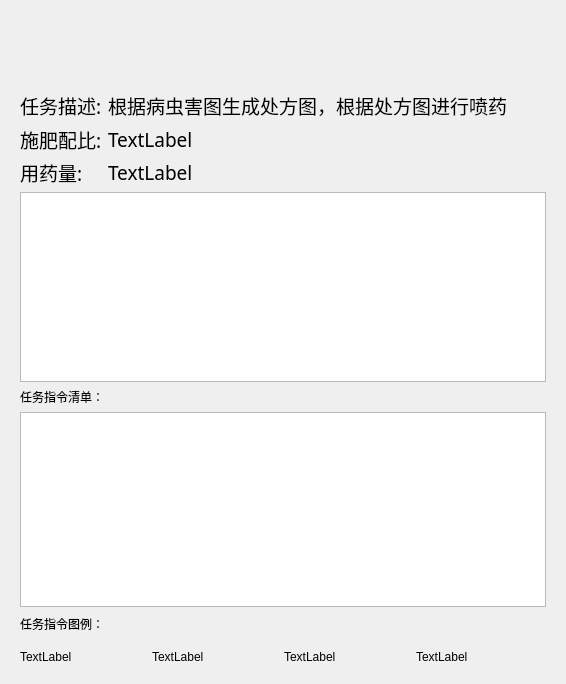
<?xml version="1.0" encoding="UTF-8"?>
<ui version="4.0">
 <class>LY_AgriSprayCommandWidget</class>
 <widget class="QWidget" name="LY_AgriSprayCommandWidget">
  <property name="geometry">
   <rect>
    <x>0</x>
    <y>0</y>
    <width>566</width>
    <height>684</height>
   </rect>
  </property>
  <property name="windowTitle">
   <string>Form</string>
  </property>
  <layout class="QVBoxLayout" name="verticalLayout">
   <item>
    <widget class="QWidget" name="widget" native="true">
     <layout class="QVBoxLayout" name="verticalLayout_2" stretch="0,0,0,0,1,0">
      <property name="topMargin">
       <number>80</number>
      </property>
      <item>
       <layout class="QGridLayout" name="gridLayout" columnstretch="1,6">
        <property name="rightMargin">
         <number>6</number>
        </property>
        <item row="0" column="0">
         <widget class="QLabel" name="label">
          <property name="maximumSize">
           <size>
            <width>16777215</width>
            <height>25</height>
           </size>
          </property>
          <property name="font">
           <font>
            <family>Agency FB</family>
            <pointsize>14</pointsize>
           </font>
          </property>
          <property name="text">
           <string>任务描述:</string>
          </property>
         </widget>
        </item>
        <item row="0" column="1">
         <widget class="QLabel" name="label_3">
          <property name="font">
           <font>
            <family>Agency FB</family>
            <pointsize>14</pointsize>
           </font>
          </property>
          <property name="text">
           <string>根据病虫害图生成处方图，根据处方图进行喷药</string>
          </property>
         </widget>
        </item>
        <item row="1" column="0">
         <widget class="QLabel" name="label_2">
          <property name="maximumSize">
           <size>
            <width>16777215</width>
            <height>25</height>
           </size>
          </property>
          <property name="font">
           <font>
            <family>Agency FB</family>
            <pointsize>14</pointsize>
           </font>
          </property>
          <property name="text">
           <string>施肥配比:</string>
          </property>
         </widget>
        </item>
        <item row="2" column="0">
         <widget class="QLabel" name="label_5">
          <property name="maximumSize">
           <size>
            <width>16777215</width>
            <height>25</height>
           </size>
          </property>
          <property name="font">
           <font>
            <family>Agency FB</family>
            <pointsize>14</pointsize>
           </font>
          </property>
          <property name="text">
           <string>用药量:</string>
          </property>
         </widget>
        </item>
        <item row="2" column="1">
         <widget class="QLabel" name="label_6">
          <property name="font">
           <font>
            <family>Agency FB</family>
            <pointsize>14</pointsize>
           </font>
          </property>
          <property name="text">
           <string>TextLabel</string>
          </property>
         </widget>
        </item>
        <item row="1" column="1">
         <widget class="QLabel" name="label_4">
          <property name="font">
           <font>
            <family>Agency FB</family>
            <pointsize>14</pointsize>
           </font>
          </property>
          <property name="text">
           <string>TextLabel</string>
          </property>
         </widget>
        </item>
       </layout>
      </item>
      <item>
       <widget class="QTableWidget" name="tableWidget_2">
        <property name="maximumSize">
         <size>
          <width>16777215</width>
          <height>190</height>
         </size>
        </property>
       </widget>
      </item>
      <item>
       <widget class="QLabel" name="label_8">
        <property name="maximumSize">
         <size>
          <width>16777215</width>
          <height>22</height>
         </size>
        </property>
        <property name="text">
         <string>任务指令清单：</string>
        </property>
       </widget>
      </item>
      <item>
       <widget class="QTableWidget" name="tableWidget">
        <property name="maximumSize">
         <size>
          <width>16777215</width>
          <height>250</height>
         </size>
        </property>
       </widget>
      </item>
      <item>
       <widget class="QLabel" name="label_7">
        <property name="maximumSize">
         <size>
          <width>16777215</width>
          <height>22</height>
         </size>
        </property>
        <property name="text">
         <string>任务指令图例：</string>
        </property>
       </widget>
      </item>
      <item>
       <widget class="QWidget" name="widget_2" native="true">
        <layout class="QHBoxLayout" name="horizontalLayout">
         <property name="spacing">
          <number>2</number>
         </property>
         <property name="leftMargin">
          <number>0</number>
         </property>
         <property name="rightMargin">
          <number>0</number>
         </property>
         <property name="bottomMargin">
          <number>0</number>
         </property>
         <item>
          <widget class="QLabel" name="label_11">
           <property name="text">
            <string>TextLabel</string>
           </property>
          </widget>
         </item>
         <item>
          <widget class="QLabel" name="label_12">
           <property name="text">
            <string>TextLabel</string>
           </property>
          </widget>
         </item>
         <item>
          <widget class="QLabel" name="label_10">
           <property name="text">
            <string>TextLabel</string>
           </property>
          </widget>
         </item>
         <item>
          <widget class="QLabel" name="label_9">
           <property name="text">
            <string>TextLabel</string>
           </property>
          </widget>
         </item>
        </layout>
       </widget>
      </item>
     </layout>
    </widget>
   </item>
  </layout>
 </widget>
 <resources/>
 <connections/>
</ui>
